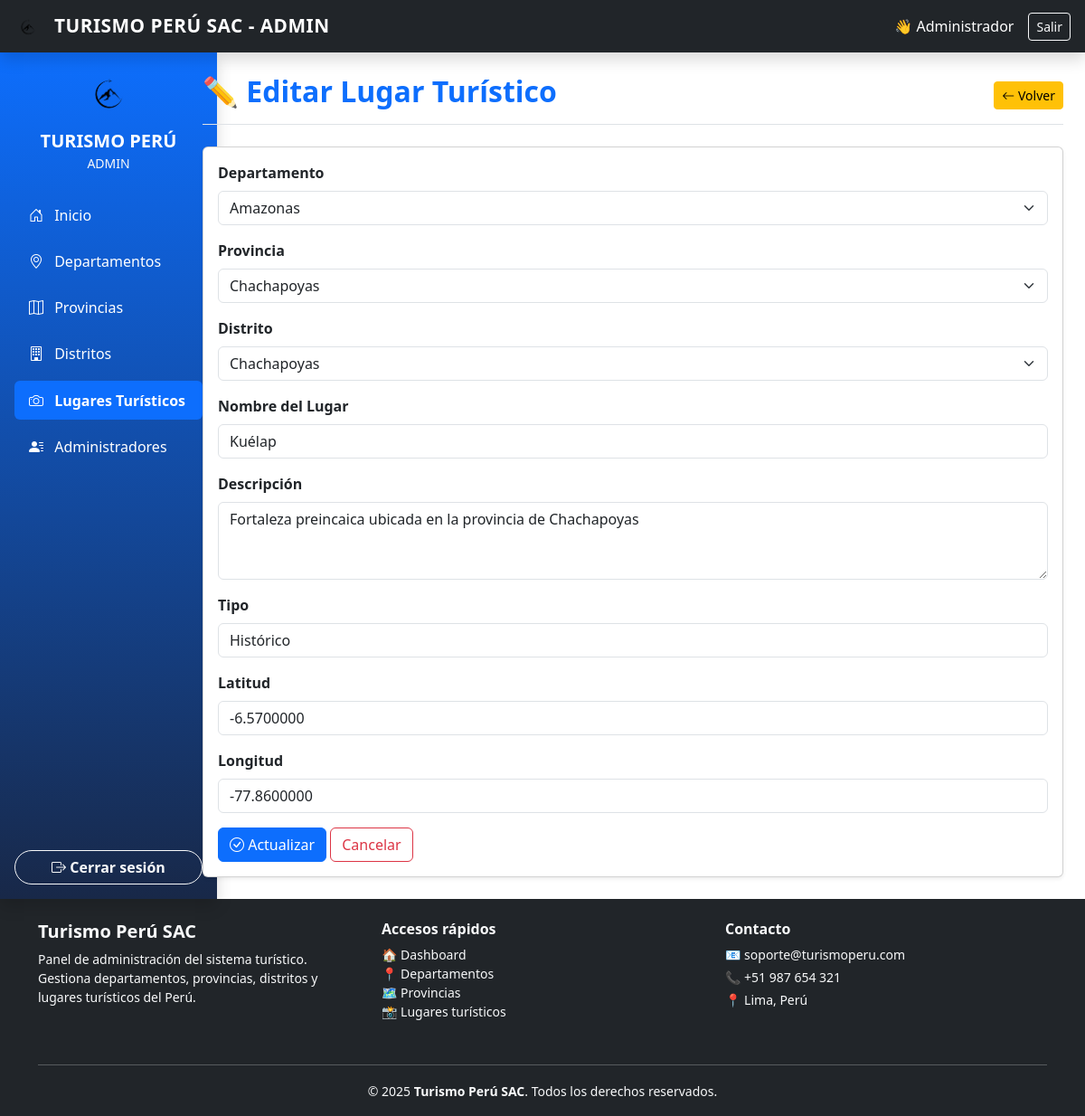
Screenshot of /views/admin/lugares/editar.php?id=1 (signed in) with the database file from the repository.
### tables this page shows
CREATE TABLE `provincias` (
  `id_provincia` int(11) NOT NULL,
  `id_departamento` int(11) NOT NULL,
  `nombre` varchar(100) NOT NULL
);

CREATE TABLE `departamentos` (
  `id_departamento` int(11) NOT NULL,
  `nombre` varchar(100) NOT NULL
);

CREATE TABLE `lugares_turisticos` (
  `id_lugar` int(11) NOT NULL,
  `id_distrito` int(11) NOT NULL,
  `id_admin` int(10) UNSIGNED DEFAULT NULL,
  `nombre` varchar(150) NOT NULL,
  `descripcion` text,
  `tipo` varchar(50) DEFAULT NULL,
  `latitud` decimal(10,7) DEFAULT NULL,
  `longitud` decimal(10,7) DEFAULT NULL
);

CREATE TABLE `distritos` (
  `id_distrito` int(11) NOT NULL,
  `id_provincia` int(11) NOT NULL,
  `nombre` varchar(100) NOT NULL
);

### models/Departamento.php (called while the page is built, shortened)
<?php
require_once __DIR__ . '/../config/config.php';
class Departamento {
    private $pdo;
    public function __construct() {
        global $pdo;
        $this->pdo = $pdo;
    }
    public function getAll(string $search = '', int $limit = 20, int $offset = 0): array {
        $sql = "SELECT id_departamento, nombre
                FROM departamentos
                WHERE nombre LIKE :search
                ORDER BY nombre ASC
                LIMIT :limit OFFSET :offset";
        $stmt = $this->pdo->prepare($sql);
        $stmt->bindValue(':search', "%$search%", PDO::PARAM_STR);
        $stmt->bindValue(':limit', $limit, PDO::PARAM_INT);
        $stmt->bindValue(':offset', $offset, PDO::PARAM_INT);
        $stmt->execute();
        return $stmt->fetchAll(PDO::FETCH_ASSOC);
    }
}

### models/Provincia.php (called while the page is built, shortened)
<?php
require_once __DIR__ . '/../config/config.php';
class Provincia {
    private $pdo;
    public function __construct() {
        global $pdo;
        $this->pdo = $pdo;
    }
    public function getByDepartamento(int $departamentoId): array {
        $stmt = $this->pdo->prepare("SELECT id_provincia, nombre
                                     FROM provincias
                                     WHERE id_departamento = ?
                                     ORDER BY nombre ASC");
        $stmt->execute([$departamentoId]);
        return $stmt->fetchAll();
    }
    public function getById(int $id_provincia): ?array {
        $stmt = $this->pdo->prepare("SELECT * FROM provincias WHERE id_provincia = ?");
        $stmt->execute([$id_provincia]);
        $result = $stmt->fetch();
        return $result ?: null;
    }
}

### controllers/LugarController.php (called while the page is built, shortened)
<?php
require_once __DIR__ . '/../models/Lugar.php';
require_once __DIR__ . '/../models/Distrito.php';
class LugarController {
    private $lugarModel;
    public function __construct() {
        $this->lugarModel = new Lugar();
    }
    public function show(int $id): ?array {
        return $this->lugarModel->getById($id);
    }
}

### models/Lugar.php (called while the page is built, shortened)
<?php
require_once __DIR__ . '/../config/config.php';
class Lugar {
    private $pdo;
    public function __construct() {
        global $pdo;
        $this->pdo = $pdo;
    }
    public function getById(int $id): ?array {
        $stmt = $this->pdo->prepare("SELECT * FROM lugares_turisticos WHERE id_lugar = ?");
        $stmt->execute([$id]);
        $row = $stmt->fetch(PDO::FETCH_ASSOC);
        return $row ?: null;
    }
}

### models/Distrito.php (called while the page is built, shortened)
<?php
require_once __DIR__ . '/../config/config.php';
class Distrito {
    private $pdo;
    public function __construct() {
        global $pdo;
        $this->pdo = $pdo;
    }
    public function getByProvincia(int $provinciaId): array {
        $stmt = $this->pdo->prepare("SELECT id_distrito, nombre FROM distritos WHERE id_provincia = ? ORDER BY nombre ASC");
        $stmt->execute([$provinciaId]);
        return $stmt->fetchAll(PDO::FETCH_ASSOC);
    }
    public function getById(int $id_distrito): ?array {
        $stmt = $this->pdo->prepare("SELECT id_distrito, nombre, id_provincia FROM distritos WHERE id_distrito = ?");
        $stmt->execute([$id_distrito]);
        $result = $stmt->fetch(PDO::FETCH_ASSOC);
        return $result ?: null;
    }
}

### views/admin/lugares/editar.php (the view, shortened to what this page needs)
<?php
require_once __DIR__ . '/../../../controllers/LugarController.php';
require_once __DIR__ . '/../../../models/Departamento.php';
require_once __DIR__ . '/../../../models/Provincia.php';
require_once __DIR__ . '/../../../models/Distrito.php';
$controller = new LugarController();
$departamentoModel = new Departamento();
$provinciaModel = new Provincia();
$distritoModel = new Distrito();
$departamentos = $departamentoModel->getAll();
$lugar = $controller->show($_GET['id']);
$distrito = $distritoModel->getById($lugar['id_distrito']);
$provincia = $provinciaModel->getById($distrito['id_provincia'] ?? 0);
$departamentoId = $provincia['id_departamento'] ?? 0;
$provinciaId = $provincia['id_provincia'] ?? 0;
$provincias = $provinciaModel->getByDepartamento($departamentoId);
$distritos = $distritoModel->getByProvincia($provinciaId);
require view_path('views/admin/templates/header.php');
require view_path('views/admin/templates/topbar.php');
?>
<div class="container-fluid">
  <div class="row">
    <div class="col-md-3 col-lg-2 p-0">
      <?php require view_path('views/admin/templates/sidebar.php'); ?>
    </div>
    <main class="col-md-9 col-lg-10 px-md-4 py-4">
      <div class="d-flex justify-content-between align-items-center mb-4 border-bottom pb-2">
        <h2 class="fw-bold text-primary">✏️ Editar Lugar Turístico</h2>
        <a href="listar.php" class="btn btn-warning btn-sm">
          <i class="bi bi-arrow-left"></i> Volver
        </a>
      </div>
      <div class="card shadow-sm">
        <div class="card-body">
          <form method="POST">
            <div class="mb-3">
              <label class="form-label fw-bold">Departamento</label>
              <select id="departamento" class="form-select">
                <?php foreach ($departamentos as $dep): ?>
                  <option value="<?= $dep['id_departamento'] ?>" <?= ($dep['id_departamento'] == $departamentoId) ? 'selected' : '' ?>>
                    <?= htmlspecialchars($dep['nombre']) ?>
                  </option>
                <?php endforeach; ?>
              </select>
            </div>
            <div class="mb-3">
              <label class="form-label fw-bold">Provincia</label>
              <select id="provincia" class="form-select">
                <?php foreach ($provincias as $prov): ?>
                  <option value="<?= $prov['id_provincia'] ?>" <?= ($prov['id_provincia'] == $provinciaId) ? 'selected' : '' ?>>
                    <?= htmlspecialchars($prov['nombre']) ?>
                  </option>
                <?php endforeach; ?>
              </select>
            </div>
            <div class="mb-3">
              <label class="form-label fw-bold">Distrito</label>
              <select name="id_distrito" id="distrito" class="form-select" required>
                <?php foreach ($distritos as $dist): ?>
                  <option value="<?= $dist['id_distrito'] ?>" <?= ($dist['id_distrito'] == $lugar['id_distrito']) ? 'selected' : '' ?>>
                    <?= htmlspecialchars($dist['nombre']) ?>
                  </option>
                <?php endforeach; ?>
              </select>
            </div>
            <div class="mb-3">
              <label class="form-label fw-bold">Nombre del Lugar</label>
              <input type="text" name="nombre" class="form-control" value="<?= htmlspecialchars($lugar['nombre']) ?>" required>
            </div>
            <div class="mb-3">
              <label class="form-label fw-bold">Descripción</label>
              <textarea name="descripcion" class="form-control" rows="3"><?= htmlspecialchars($lugar['descripcion']) ?></textarea>
            </div>
            <div class="mb-3">
              <label class="form-label fw-bold">Tipo</label>
              <input type="text" name="tipo" class="form-control" value="<?= htmlspecialchars($lugar['tipo']) ?>">
            </div>
            <div class="mb-3">
              <label class="form-label fw-bold">Latitud</label>
              <input type="text" name="latitud" class="form-control" value="<?= htmlspecialchars($lugar['latitud']) ?>">
            </div>
            <div class="mb-3">
              <label class="form-label fw-bold">Longitud</label>
              <input type="text" name="longitud" class="form-control" value="<?= htmlspecialchars($lugar['longitud']) ?>">
            </div>
            <button type="submit" class="btn btn-primary">
              <i class="bi bi-check-circle"></i> Actualizar
            </button>
            <a href="listar.php" class="btn btn-outline-danger">Cancelar</a>
          </form>
        </div>
      </div>
    </main>
  </div>
</div>
<?php require view_path('views/admin/templates/footer.php'); ?>

### assets/css/style.css (style rules this page uses)
:root { --brand: #0d6efd; --brand-dark: #0b5ed7; --bg-soft: #f8f9fa; }
body { font-family: system-ui, -apple-system, "Segoe UI", Roboto, "Helvetica Neue", Arial, "Noto Sans", "Liberation Sans", sans-serif; }

### rows the page displays
provincias: id_departamento.nombre "Amazonas"
lugares_turisticos: id_distrito "Chachapoyas", nombre "Kuélap", descripcion "Fortaleza preincaica ubicada en la provincia de Chachapoyas", tipo "Histórico", latitud "-6.5700000", longitud "-77.8600000"

### other values shown
APP_NAME "TURISMO PERÚ SAC"
$_SESSION['admin_nombre'] "Administrador"
form field value "Chachapoyas"
